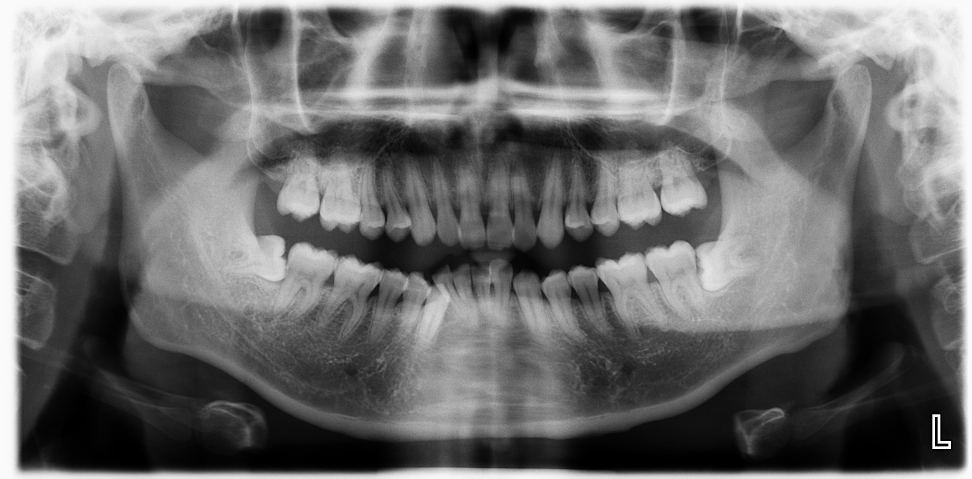
%> input picture sx.jpg, 2914 x 1435 px (shown at 1/3 size)
$ octave imgprocess.m   (GNU Octave 9; MATLAB toolbox functions it lacks are replaced by stand-ins)
%> lines starting %> are read from the running program, lines starting %| are printed output that depends on the picture
paranoimg=imread('sx.jpg');
%> paranoimg is the input picture: size 1435x2914 uint8; min 0, max 255, mean 108
paranoimg=paranoimg(367:1203,590:2288);
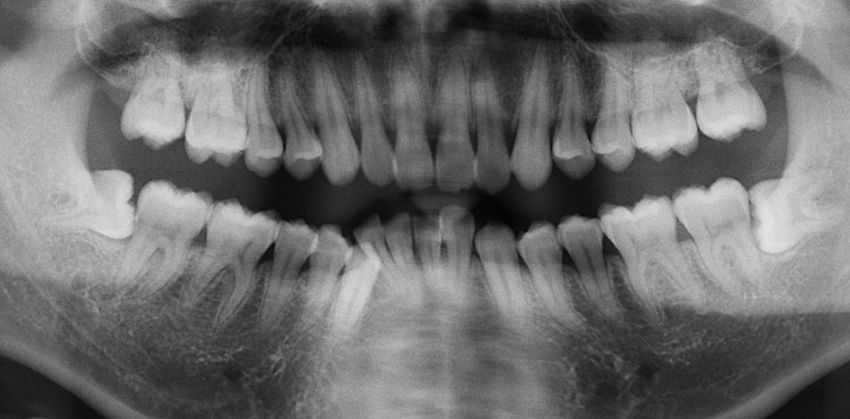
%> paranoimg: size 837x1699 uint8 (shown at 1/2 size); min 1, max 232, mean 107.4
%% subsample

ratio=1/2;

subimg=imresize(paranoimg,ratio,'nearest');
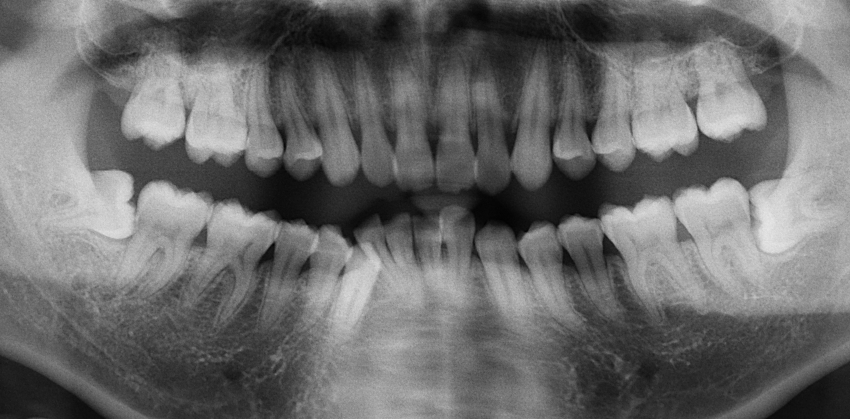
%> subimg: size 419x850 uint8; min 2, max 231, mean 107.4
%subimg=subimg(50:size(subimg,1)-50,50:size(subimg,2)-50);
imshow(subimg)

%% APLT

w=10;%%%%%%%%%%%%%%%% not very confident, need to be even  w<=20 pratical speaking

gamma=zeros(size(subimg)-[w,w]);
%minconv=ones(size(subimg)-[w,w]);

for i=w/2+1:size(subimg,1)-w/2
    for j=w/2+1:size(subimg,2)-w/2
        maxconv=double(max(max(subimg(i-w/2:i+w/2,j-w/2:j+w/2))))/255;
        minconv=double(min(min(subimg(i-w/2:i+w/2,j-w/2:j+w/2))))/255;
        if(maxconv~=minconv)
            gamma(i-w/2,j-w/2)=(double(subimg(i,j))/255)^log(1/double(maxconv-minconv));
        else
             gamma(i-w/2,j-w/2)=(double(subimg(i,j))/255);
        end
    end
end
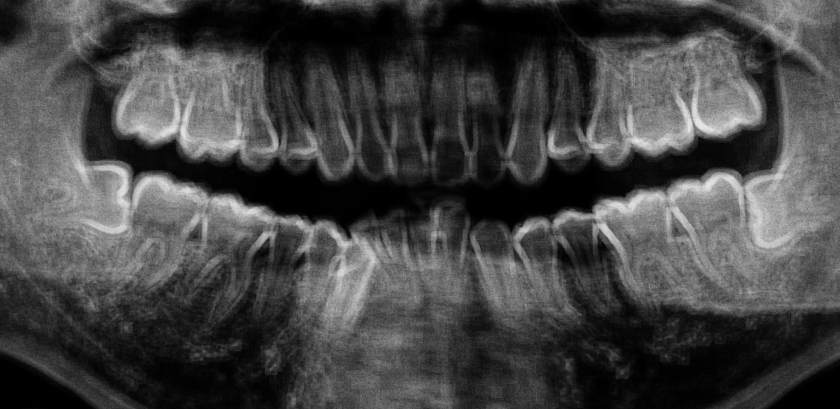
%> gamma: size 409x840 double; min 1.27e-08, max 0.912, mean 0.267
figure
imshow(gamma);
%gamma=histeq(gamma);
%% got alpha image
domainsize=5;% or 3 or 5
%ds=[1,3,5];
alpha=zeros(size(gamma)-[domainsize,domainsize]);
%> (the run ends here)
